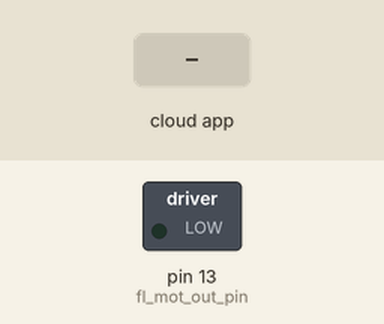
Recording of a sketch running on a simulated Arduino Uno, built with avr-gcc and run on an emulated ATmega328P. Parts: switched loads named in the sketch (green lamp = pin HIGH). The inputs (shaded band) are chosen by the test bench. The ROS host is connected and sends only what is stated.

Above: at 1.2 s.
1.3 s: the phone or cloud app sets front_left_motor_power to 1
At 1.6 s:
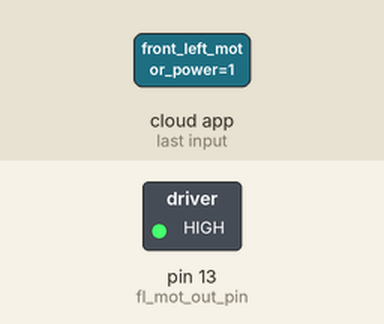
2.8 s: the phone or cloud app sets front_left_motor_power to 0
At 3.9 s:
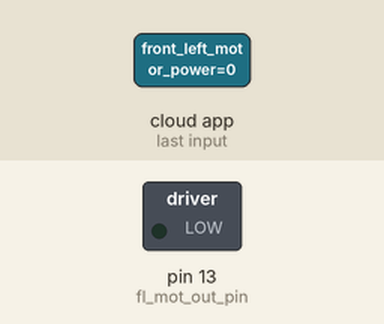
Timing chart, 0 to 5.8 s (numbered marks = the images above; inputs shaded):
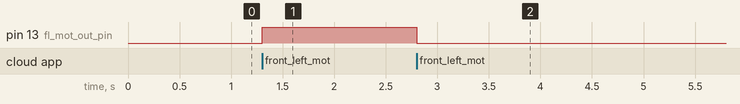

The sketch:

motor_ardiono_ROS.ino
```cpp
#include <ros.h>
#include <std_msgs/Int8.h>

const int feedbackThreshold= 1;

const int fl_mot_out_pin=13;
const int fr_mot_out_pin=14;
const int bl_mot_out_pin=15;
const int br_mot_out_pin=16;
const int st_mot_out_pin=17;

ros::NodeHandle nh;

std_msgs::Int8 fl_motor_fb;
std_msgs::Int8 fr_motor_fb;
std_msgs::Int8 bl_motor_fb;
std_msgs::Int8 br_motor_fb;
std_msgs::Int8 st_motor_fb;

void fl_mot_Cb(const std_msgs::Int8& power){
  digitalWrite(fl_mot_out_pin, power.data);
}
void fr_mot_Cb(const std_msgs::Int8& power){
  digitalWrite(fr_mot_out_pin, power.data);
}
void bl_mot_Cb(const std_msgs::Int8& power){
  digitalWrite(bl_mot_out_pin, power.data);
}
void br_mot_Cb(const std_msgs::Int8& power){
  digitalWrite(br_mot_out_pin, power.data);
}
void st_mot_Cb(const std_msgs::Int8& power){
  digitalWrite(st_mot_out_pin, power.data);
}

ros::Subscriber<std_msgs::Int8> fl_mot_sub("front_left_motor_power", &fl_mot_Cb);
ros::Subscriber<std_msgs::Int8> fr_mot_sub("front_right_motor_power", &fr_mot_Cb);
ros::Subscriber<std_msgs::Int8> bl_mot_sub("back_left_motor_power", &bl_mot_Cb);
ros::Subscriber<std_msgs::Int8> br_mot_sub("back_right_motor_power", &br_mot_Cb);
ros::Subscriber<std_msgs::Int8> st_mot_sub("strafe_motor_power", &st_mot_Cb);

ros::Publisher fl_mot_fb_pub("front_left_motor_feedback", &fl_motor_fb);
ros::Publisher fr_mot_fb_pub("front_right_motor_feedback", &fr_motor_fb);
ros::Publisher bl_mot_fb_pub("back_left_motor_feedback", &bl_motor_fb);
ros::Publisher br_mot_fb_pub("back_right_motor_feedback", &br_motor_fb);
ros::Publisher st_mot_fb_pub("strafe_motor_feedback", &st_motor_fb);

void setup(){
  pinMode(fl_mot_out_pin, OUTPUT);

  nh.initNode();

  nh.advertise(fl_mot_fb_pub);
  nh.advertise(fr_mot_fb_pub);
  nh.advertise(bl_mot_fb_pub);
  nh.advertise(br_mot_fb_pub);
  nh.advertise(st_mot_fb_pub);

  nh.subscribe(fl_mot_sub);
  nh.subscribe(fr_mot_sub);
  nh.subscribe(bl_mot_sub);
  nh.subscribe(br_mot_sub);
  nh.subscribe(st_mot_sub);

  fl_motor_fb.data=0;
  fr_motor_fb.data=0;
  bl_motor_fb.data=0;
  br_motor_fb.data=0;
  st_motor_fb.data=0;
}

void loop(){
  byte oldData_fl=fl_motor_fb.data;
  byte oldData_fr=fr_motor_fb.data;
  byte oldData_bl=bl_motor_fb.data;
  byte oldData_br=br_motor_fb.data;
  byte oldData_st=st_motor_fb.data;

  fl_motor_fb.data=0;
  fr_motor_fb.data=0;
  bl_motor_fb.data=0;
  br_motor_fb.data=0;
  st_motor_fb.data=0;

  if(abs(fl_motor_fb.data - oldData_fl) > feedbackThreshold)
    fl_mot_fb_pub.publish(&fl_motor_fb);
  if(abs(fr_motor_fb.data - oldData_fr) > feedbackThreshold)
    fr_mot_fb_pub.publish(&fr_motor_fb);
  if(abs(bl_motor_fb.data - oldData_bl) > feedbackThreshold)
    bl_mot_fb_pub.publish(&bl_motor_fb);
  if(abs(br_motor_fb.data - oldData_br) > feedbackThreshold)
    br_mot_fb_pub.publish(&br_motor_fb);
  if(abs(st_motor_fb.data - oldData_st) > feedbackThreshold)
    st_mot_fb_pub.publish(&st_motor_fb);

  nh.spinOnce();
  delay(1);
}
```

Measured:
- after the input at 1.3 s, pin 13 (fl_mot_out_pin): LOW → HIGH at once
- after the input at 2.8 s, pin 13 (fl_mot_out_pin): HIGH → LOW at once
